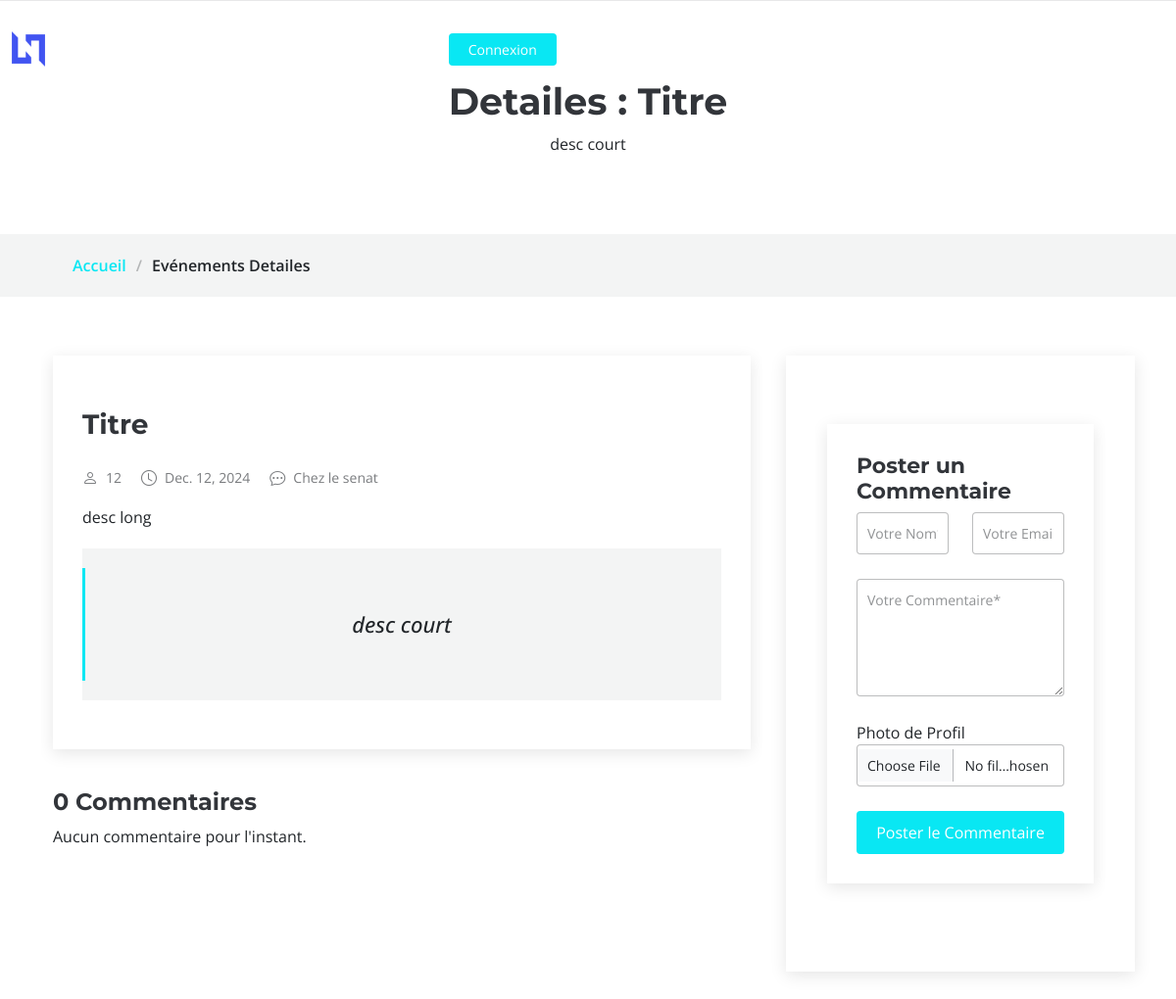
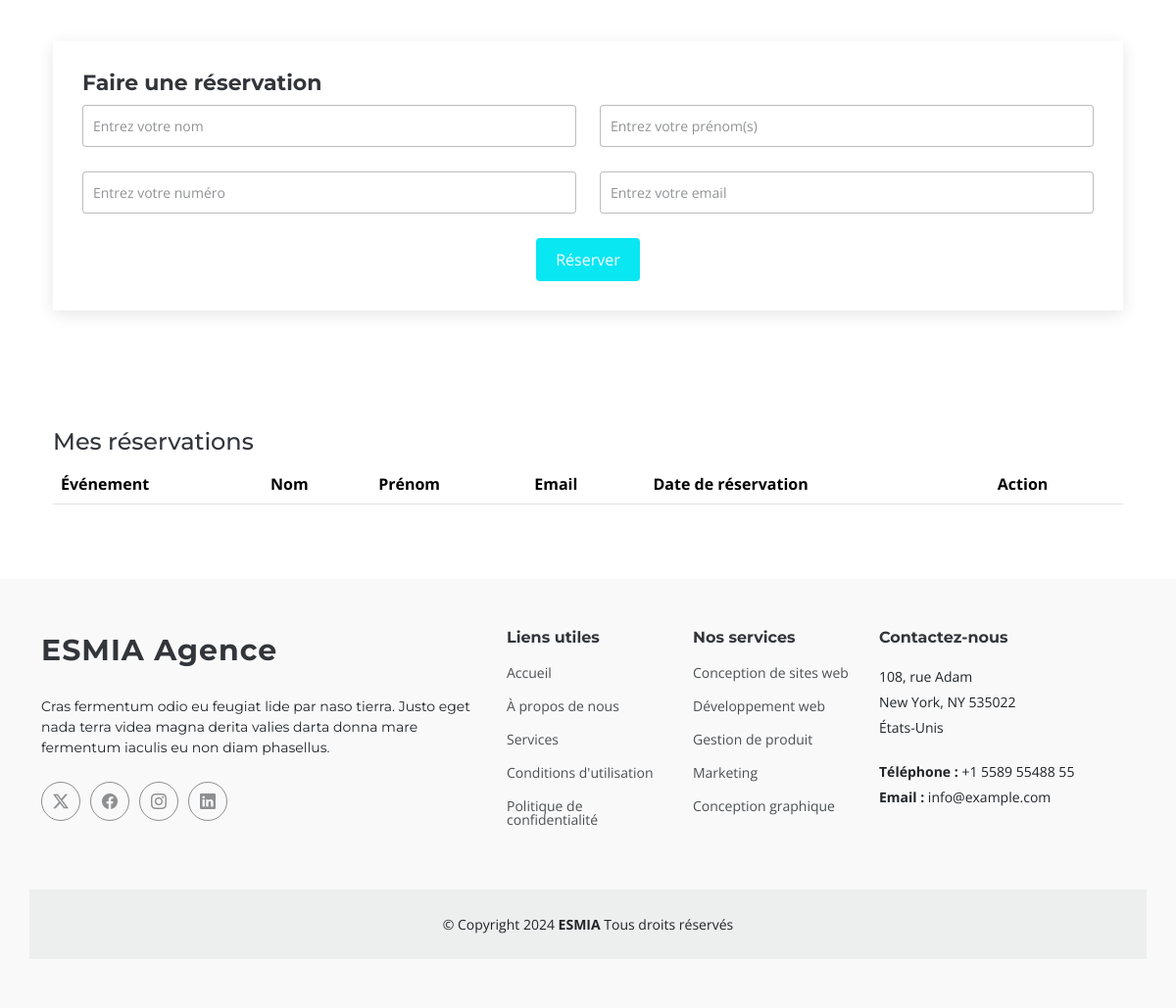
The page /event/6/ (signed in) on the database its author committed (2 pictures, top to bottom).
### app/models.py (models this page shows, shortened)
class Event(models.Model):
    user = models.ForeignKey(User, on_delete=models.CASCADE, related_name='events')
    category = models.CharField(max_length=100)
    title = models.CharField(max_length=100)
    description_court = models.TextField()
    description_longue = models.TextField()
    location = models.CharField(max_length=200)
    date = models.DateField()
    capacity = models.IntegerField()
    program = models.TextField()
    image = models.ImageField(upload_to='Evenements/')

### app/views.py (the view, shortened to what this page needs)
# urls.py: path('event/<int:event_id>/', event_detail, name='event_detail'),
@login_required
def event_detail(request, event_id):
    event = get_object_or_404(Event, id=event_id)
    comments = event.comments.all()
    reservations = Reservation.objects.filter(user=request.user)
    return render(request, 'event_detail.html', {'event': event, 'comments': comments,  'reservations': reservations})

### app/templates/event_detail.html (shortened to what this page needs)
<!DOCTYPE html>
<html lang="en">
<head>
    {%load static%}
    <link rel="stylesheet" href="https://cdn.jsdelivr.net/npm/aos@2.3.4/dist/aos.css" />
    {%load static%}
    <link href="{% static 'assets/vendor/bootstrap/css/bootstrap.min.css' %}" rel="stylesheet">
    <link href="{% static 'assets/vendor/bootstrap-icons/bootstrap-icons.css' %}" rel="stylesheet">
    <link href="{% static 'assets/vendor/aos/aos.css' %}" rel="stylesheet">
    <link href="{% static 'assets/vendor/glightbox/css/glightbox.min.css' %}" rel="stylesheet">
    <link href="{% static 'assets/vendor/swiper/swiper-bundle.min.css' %}" rel="stylesheet">
    <link rel="stylesheet" href="{% static 'assets/css/main.css' %}">
</head>
<body class="index-page">
    {% include 'layouts/header_details.html' %}
    <main class="blog-details-page">
        <div class="page-title" data-aos="fade">
        <div class="heading">
            <div class="container">
            <div class="row d-flex justify-content-center text-center">
                <div class="col-lg-8">
                <h1>Detailes : {{ event.title }}</h1>
                <p class="mb-0">{{event.description_court}}</p>
                </div>
            </div>
            </div>
        </div>
        <nav class="breadcrumbs" id="detailsEvents">
            <div class="container">
            <ol>
                <li><a href="{% url 'index' %}">Accueil</a></li>
                <li class="current">Evénements Detailes</li>
            </ol>
            </div>
        </nav>
        </div>
        <div class="container">
            <div class="row">
                <div class="col-lg-8">
                    <section id="blog-details" class="blog-details section">
                        <div class="container">
                        <article class="article">
                            <div class="post-img">
                            {%load static%}
                            </div>
                            <h2 class="title">{{event.title}}</h2>
                            <div class="meta-top">
                            <ul>
                                <li class="d-flex align-items-center"><i class="bi bi-person"></i> <a>{{event.capacity}}</a></li>
                                <li class="d-flex align-items-center"><i class="bi bi-clock"></i> <a><time datetime="2020-01-01">{{event.date}}</time></a></li>
                                <li class="d-flex align-items-center"><i class="bi bi-chat-dots"></i> <a>{{event.location}}</a></li>
                            </ul>
                            </div>
                            <div class="content">
                            <p>
                                {{event.description_longue}}
                            </p>
                            <blockquote>
                                <p>
                                {{event.description_court}}
                                </p>
                            </blockquote>
                            </div>
                        </article>
                        </div>
                    </section>
                    <section id="blog-comments" class="blog-comments section">
                        <div class="container">
                            <h4 class="comments-count">{{ comments.count }} Commentaires</h4>
                            {% for comment in comments %}
                                        {% load static %}
                            {% empty %}
                                <p>Aucun commentaire pour l'instant.</p>
                            {% endfor %}
                        </div>
                    </section>
                </div><br>
                <div class="col-lg-4 sidebar">
                    <div class="widgets-container">
                        <section id="comment-form" class="comment-form section">
                            <div class="container">
                                <form action="" method="post" enctype="multipart/form-data">
                                    <h4>Poster un Commentaire</h4>
                                    <div class="row">
                                        <div class="col-md-6 form-group">
                                            <input name="name" type="text" class="form-control" placeholder="Votre Nom*" required>
                                        </div>
                                        <div class="col-md-6 form-group">
                                            <input name="email" type="email" class="form-control" placeholder="Votre Email*" required>
                                        </div>
                                    </div>
                                    <div class="row">
                                        <div class="col form-group">
                                            <textarea name="comment" class="form-control" placeholder="Votre Commentaire*" required></textarea>
                                        </div>
                                    </div>
                                    <div class="row">
                                        <div class="col form-group">
                                            <label for="profile_picture">Photo de Profil</label>
                                            <input name="profile_picture" type="file" class="form-control" accept="image/*">
                                        </div>
                                    </div>
                                    <div class="text-center">
                                        <button type="submit" class="btn btn-primary">Poster le Commentaire</button>
                                    </div>
                                </form>
                            </div>
                        </section>
                    </div>
                </div>
                <div>
                        <section id="comment-form" class="comment-form section">
                            <div class="container">
                            <form method="POST" action="{% url 'reserve_event' event.id %}">
                                <h4>Faire une réservation</h4>
                                <div class="row">
                                    <div class="col-md-6 form-group">
                                        <input name="name" type="text" class="form-control" placeholder="Entrez votre nom" required>
                                    </div>
                                    <div class="col-md-6 form-group">
                                        <input name="surname" type="text" class="form-control" placeholder="Entrez votre prénom(s)" required>
                                    </div>
                                    <div class="col-md-6 form-group">
                                        <input name="number" type="text" class="form-control" placeholder="Entrez votre numéro" required>
                                    </div>
                                    <div class="col-md-6 form-group">
                                        <input name="email" type="email" class="form-control" placeholder="Entrez votre email" required>
                                    </div>
                                </div>
                                <div class="text-center">
                                    <button type="submit" class="btn btn-primary">Réserver</button>
                                </div>
                            </form>
                            </div>
                        </section>
                        <section id="my-reservations" class="section">
                            <div class="container">
                                <h4>Mes réservations</h4>
                                <table class="table">
                                    <thead>
                                        <tr>
                                            <th>Événement</th>
                                            <th>Nom</th>
                                            <th>Prénom</th>
                                            <th>Email</th>
                                            <th>Date de réservation</th>
                                            <th>Action</th>
                                        </tr>
                                    </thead>
                                </table>
                            </div>
                        </section>
                </div>
            </div>
        </div>
    </main>
        {% include 'layouts/footer.html' %}
    {%load static%}
</body>
</html>

### rows shown on the page
Event: title "Titre", description_court "desc court", capacity "12", date "Dec. 12, 2024", location "Chez le senat", description_longue "desc long", count "0"
